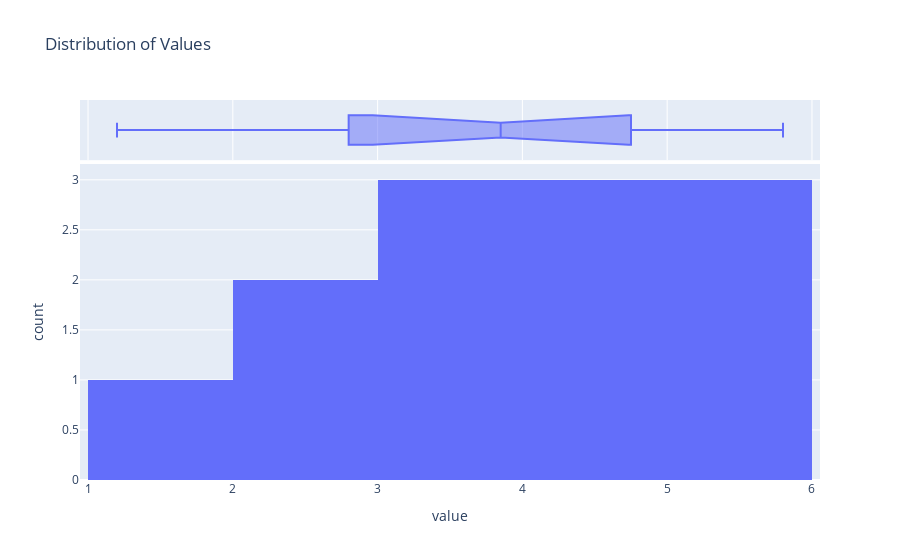

This figure's notebook cell:
### Code cell
import plotly.express as px
import pandas as pd

data = pd.DataFrame({'value': [1.2, 2.0, 2.5, 3.1, 3.5, 3.7, 4.0, 4.2, 4.5, 5.0, 5.5, 5.8]})

fig = px.histogram(data, x="value", marginal="box", title="Distribution of Values")

fig.show()

### Figure 1 — Plotly figure (JSON) as saved in the notebook; plotly's stock layout.template omitted (floating-point values rounded to 4 significant figures)
{"data": [{"alignmentgroup": "True", "bingroup": "x", "hovertemplate": "value=%{x}<br>count=%{y}<extra></extra>", "legendgroup": "", "marker": {"color": "#636efa", "pattern": {"shape": ""}}, "name": "", "offsetgroup": "", "orientation": "v", "showlegend": false, "type": "histogram", "x": [1.2, 2, 2.5, 3.1, 3.5, 3.7, 4, 4.2, 4.5, 5, 5.5, 5.8], "xaxis": "x", "yaxis": "y"}, {"alignmentgroup": "True", "hovertemplate": "value=%{x}<extra></extra>", "legendgroup": "", "marker": {"color": "#636efa"}, "name": "", "notched": true, "offsetgroup": "", "showlegend": false, "type": "box", "x": [1.2, 2, 2.5, 3.1, 3.5, 3.7, 4, 4.2, 4.5, 5, 5.5, 5.8], "xaxis": "x2", "yaxis": "y2"}], "layout": {"autosize": true, "barmode": "relative", "legend": {"tracegroupgap": 0}, "title": {"text": "Distribution of Values"}, "xaxis": {"anchor": "y", "autorange": true, "domain": [0, 1], "range": [0.9444, 6.056], "title": {"text": "value"}, "type": "linear"}, "xaxis2": {"anchor": "y2", "autorange": true, "domain": [0, 1], "matches": "x", "range": [0.9444, 6.056], "showgrid": true, "showticklabels": false, "type": "linear"}, "yaxis": {"anchor": "x", "autorange": true, "domain": [0, 0.8316], "range": [0, 3.158], "title": {"text": "count"}}, "yaxis2": {"anchor": "x2", "autorange": true, "domain": [0.8416, 1], "matches": "y2", "range": [-0.5, 0.5], "showgrid": false, "showline": false, "showticklabels": false, "ticks": "", "type": "category"}}}
